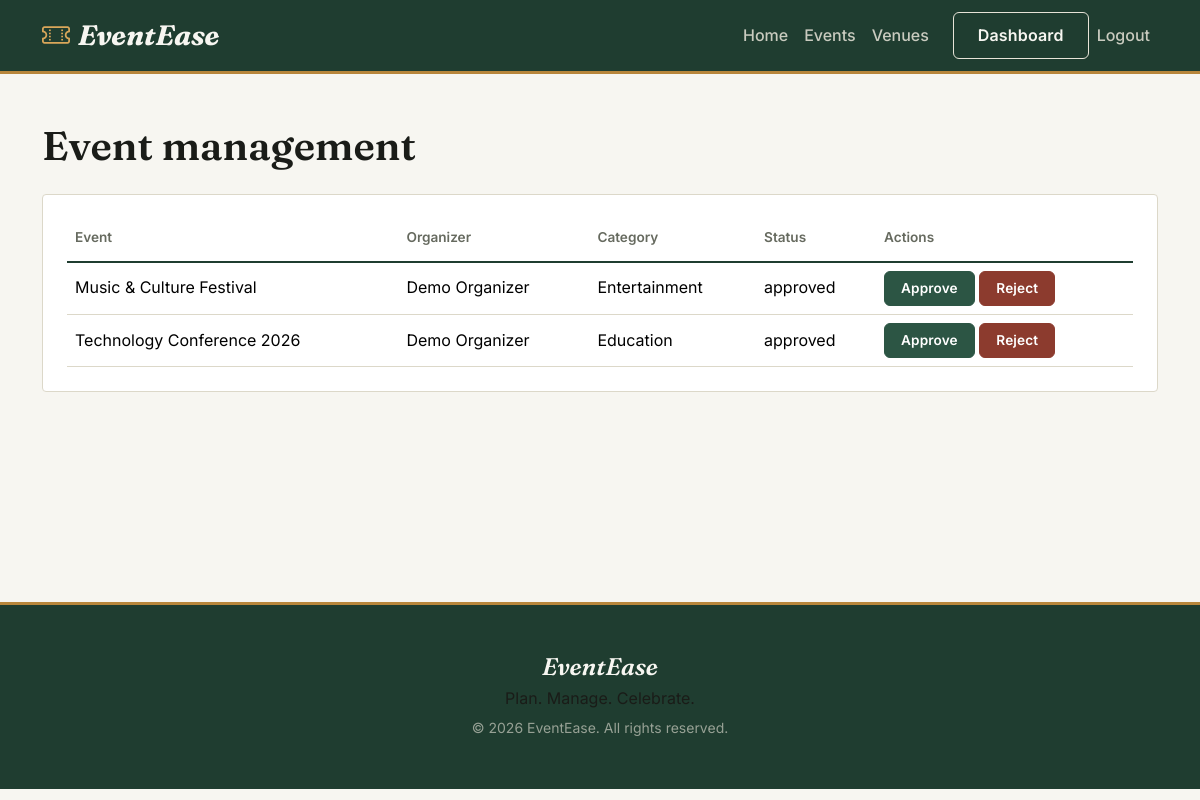
/admin/events.php (signed in), run on the app's committed database.
### tables this page shows
CREATE TABLE events(id INT AUTO_INCREMENT PRIMARY KEY,organizer_id INT NOT NULL,category_id INT,venue_id INT NULL,title VARCHAR(200) NOT NULL,slug VARCHAR(220),description TEXT,start_date DATE NOT NULL,end_date DATE,start_time TIME,end_time TIME,location VARCHAR(255),max_participants INT DEFAULT 0,image VARCHAR(255),status ENUM('pending','approved','rejected','completed','cancelled') DEFAULT 'pending',created_at TIMESTAMP DEFAULT CURRENT_TIMESTAMP,FOREIGN KEY(organizer_id) REFERENCES users(id) ON DELETE CASCADE,FOREIGN KEY(category_id) REFERENCES categories(id) ON DELETE SET NULL,FOREIGN KEY(venue_id) REFERENCES venues(id) ON DELETE SET NULL);

CREATE TABLE users(id INT AUTO_INCREMENT PRIMARY KEY,name VARCHAR(100) NOT NULL,email VARCHAR(150) NOT NULL UNIQUE,phone VARCHAR(30),password VARCHAR(255) NOT NULL,role ENUM('admin','organizer','participant') DEFAULT 'participant',profile_image VARCHAR(255),status ENUM('active','suspended') DEFAULT 'active',created_at TIMESTAMP DEFAULT CURRENT_TIMESTAMP,updated_at TIMESTAMP DEFAULT CURRENT_TIMESTAMP ON UPDATE CURRENT_TIMESTAMP);

CREATE TABLE categories(id INT AUTO_INCREMENT PRIMARY KEY,name VARCHAR(100) NOT NULL,slug VARCHAR(120),description TEXT,icon VARCHAR(100),image VARCHAR(255),status ENUM('active','inactive') DEFAULT 'active',created_at TIMESTAMP DEFAULT CURRENT_TIMESTAMP);

### admin/events.php (the view, shortened to what this page needs)
<?php
require '../config/database.php';
$rows = $pdo->query(
    "SELECT e.*, u.name organizer, c.name category FROM events e
     JOIN users u ON u.id = e.organizer_id
     LEFT JOIN categories c ON c.id = e.category_id
     ORDER BY e.id DESC"
)->fetchAll(PDO::FETCH_ASSOC);
require '../includes/header.php';
?>
<div class="container py-5">
  <h1 class="mb-4">Event management</h1>
  <div class="table-wrap table-responsive">
    <table class="table">
      <tr><th>Event</th><th>Organizer</th><th>Category</th><th>Status</th><th>Actions</th></tr>
      <?php foreach ($rows as $r): ?>
        <tr>
          <td><?= htmlspecialchars($r['title']) ?></td>
          <td><?= htmlspecialchars($r['organizer']) ?></td>
          <td><?= htmlspecialchars($r['category']) ?></td>
          <td><?= $r['status'] ?></td>
          <td>
            <a class="btn btn-success btn-sm" href="?approve=<?= $r['id'] ?>">Approve</a>
            <a class="btn btn-danger btn-sm" href="?reject=<?= $r['id'] ?>">Reject</a>
          </td>
        </tr>
      <?php endforeach; ?>
    </table>
  </div>
</div>
<?php require '../includes/footer.php'; ?>

### assets/css/style.css (style rules this page uses)
:root { --ink:#1A1C18; --forest:#1F3D30; --forest-light:#2C5544; --brass:#B8863B; --brass-light:#D9A75A; --paper:#F7F6F1; --white:#FFFFFF; --line:#DCD8C9; --ruby:#8C3B2E; --muted:#666A5F; --font-display:'Fraunces', Georgia, serif; --font-body:'Inter', system-ui, -apple-system, sans-serif; }
* { box-sizing:border-box }
body { background:var(--paper); color:var(--ink); font-family:var(--font-body); line-height:1.6; }
h1,h2,h3,h4,h5 { font-family:var(--font-display);color:var(--ink);font-weight:600 }
a { color:var(--forest) }
.btn { border-radius:6px;font-weight:600;padding:.65rem 1.5rem;letter-spacing:.01em }
.btn-success { background:var(--forest-light);border-color:var(--forest-light) }
.btn-danger { background:var(--ruby);border-color:var(--ruby) }
.btn-sm { padding:.4rem 1rem;font-size:.85rem }
.table-wrap { background:var(--white);border-radius:4px;padding:24px;border:1px solid var(--line) }
.table { margin:0 }
.table th { border-bottom:2px solid var(--forest);color:var(--muted);font-weight:600; font-size:.85rem;padding-bottom:12px; }
.table td { vertical-align:middle;border-color:var(--line) }

### data on the page
events: title "Music & Culture Festival", organizer.name "Demo Organizer", category.name "Entertainment", status "approved"
events: title "Technology Conference 2026", organizer.name "Demo Organizer", category.name "Education", status "approved"
